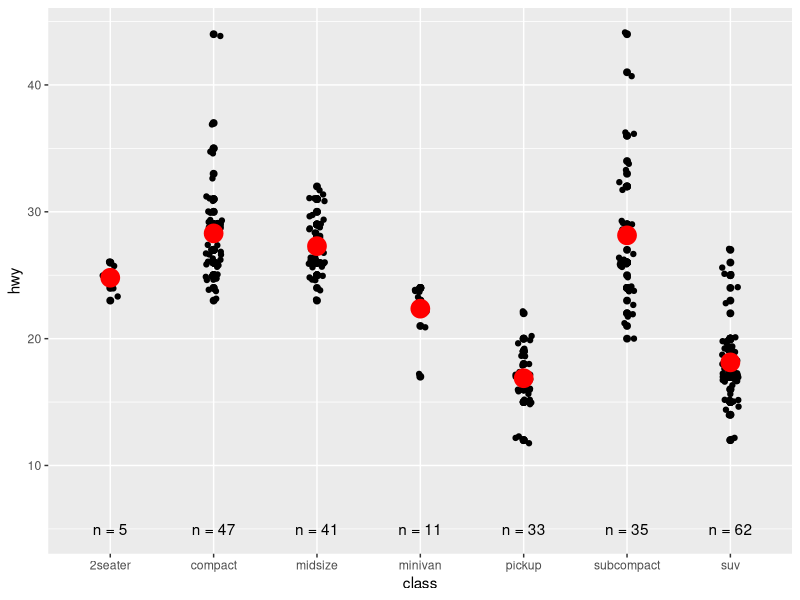

Generate this figure with R:
# 1.

# Usually when we apply layers to our plot we use the same dataset. So, we do not change the data when we
# apply the layer. The dataset is supplied at the ggplot() function. This means we do not need to write
# mapping explicitly as an argument and can go directly and use it because we are using positional 
# reference to the arguments.





# 2.

library(tidyverse)
class <- mpg %>%
  group_by(class) %>%
  summarise(n = n(), hwy = mean(hwy))

ggplot(mpg, aes(class, hwy)) +
  geom_point(size = 2) +
  geom_jitter(width = 0.08) +
  geom_point(aes(class, hwy), class, color = "red", size = 6) +
  geom_text(aes(x = class, y = 5, label = paste("n =", n)), data = class)